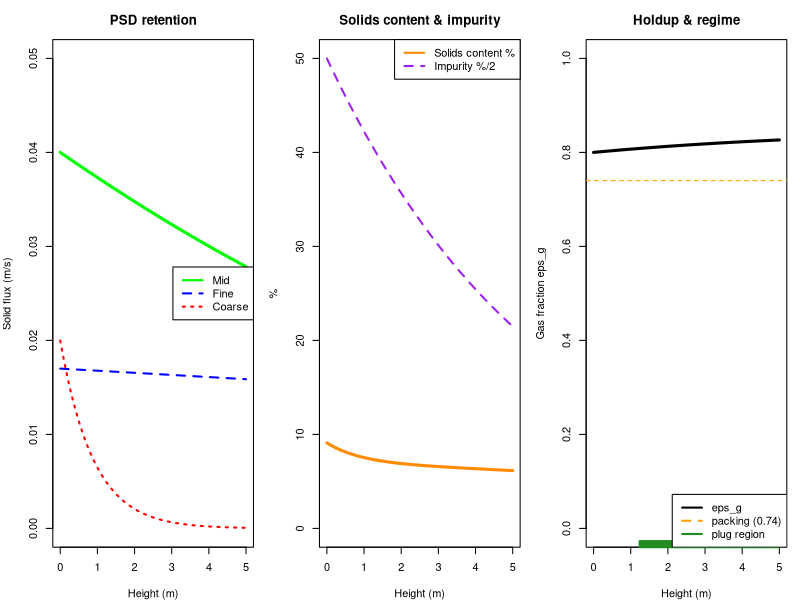

Source code (R):
library(deSolve)

# =====================================================================
# SCRIPT 1: PREFORMED-FOAM WASH COLUMN (PSD retention + impurity wash)
# =====================================================================
# The foam is PREFORMED and PARTICLE-LOADED upstream; this column has NO gas
# sparger. Loaded foam enters at the base, rises as a plug, drains (dries)
# slowly as it goes, and wash liquid added at the top sweeps entrained
# impurity out. The column RETAINS-vs-LOSES what arrives -- no in-column
# attachment, no foam-formation interface.
#
# Two effects added in this version (both observed in practice):
#  (A) DRAINAGE IS TIME-LIMITED. Films drain on a timescale tau_drain that is
#      long compared with the foam residence time, so drainage is INCOMPLETE:
#      the foam stays wet and top-of-column solids content is low (~3-7%),
#      even though the foam is a coherent plug over most of the height. This
#      is the key point: PLUG-FLOW ONSET (bubble jamming at eps_g ~ 0.74) is
#      NOT the same as DRYING (eps_g -> 0.95+). Preformed foam enters already
#      jammed (eps_g_in ~ 0.80), so it is a plug from the base; it just never
#      finishes draining within the column.
#  (B) SNOW-GLOBE vs PLUG is a MATERIAL property. Well-stabilized, lightly/
#      buoyantly-loaded foam jams into a continuous rising plug. Weak films or
#      heavy/dense particle loads thin and rupture films, so the foam cannot
#      hold a continuous network and stays as discrete particle-armored wet
#      flakes ("snow-globe"). Set by film_stability vs. solid loading.
#
# State marched up height z: Js_fine, Js_mid, Js_crs [m/s]; C_imp [%];
#                            eps_l (liquid holdup) [-].
# Solid holdup eps_s and solids content are derived diagnostics.
#
# PLACEHOLDER closures throughout -- tune against data.
# =====================================================================

params <- c(
  H_total = 5.0,

  # --- PREFORMED FOAM FEED (no sparger; foam made upstream) ---
  J_foam   = 0.06,       # superficial foam velocity entering the base [m/s]
  eps_l_in = 0.20,       # liquid holdup of the incoming foam [-] (eps_g = 0.80)
  eps_s_in = 0.020,      # solid volume fraction of incoming foam [-] (for solids%)
  Js_fine_in = 0.017, Js_mid_in = 0.040, Js_crs_in = 0.020,  # inlet loading [m/s]
  C_imp_in   = 100,      # inlet entrained impurity [%]

  # --- PREFORMING PRESSURE -> INLET BUBBLE SIZE ---
  P = 150000, P_ref = 150000, d_b_ref = 2.0e-3,

  # --- DRAINAGE (time-limited: foam does NOT fully drain in the column) ---
  eps_l_dry_ref = 0.15,  # fully-drained residual holdup at P_ref [-]
  tau_drain     = 90,    # film drainage time constant [s] (>> residence -> incomplete)
  eps_g_pack    = 0.74,  # packing / collapse threshold gas fraction

  # --- WASH LIQUID (added at top, correlated to the foam feed) ---
  wash_ratio = 0.5,      # wash-water : entrained-feed-liquid ratio

  # --- PSD LOSS: buoyancy-failure detachment + bubble-collapse ---
  k_det_fine = 0.01, k_det_mid = 0.05, k_det_crs = 1.0,
  k_col_fine = 0.05, k_col_mid = 0.30, k_col_crs = 2.0,

  # --- CHANNELING / WASH DISTRIBUTION ---
  k_drainage = 1.5,      # base impurity sweep rate [1/m]
  channel_cv = 0.35,     # CV of Plateau-border widths (0 = ideal plug wash)

  # --- REGIME (snow-globe vs plug) : material stability vs loading ---
  film_stability = 0.76, # foam/film stability (material; higher -> plug)
  load_sens      = 1.0,  # sensitivity of the plug criterion to solid loading
  plug_crit      = 1.0   # plug_index threshold above which foam is a plug
)

column_model_psd <- function(z, state, parameters) {
  with(as.list(c(state, parameters)), {

    d_b      <- d_b_ref * (P_ref / P)^(1 / 3)
    eps_l_eq <- eps_l_dry_ref * (d_b_ref / d_b)   # wetter drained foam at high P

    eps_g  <- 1 - eps_l
    U_int  <- J_foam / max(eps_g, 1e-3)           # interstitial foam velocity [m/s]

    # (A) time-limited drainage: dz = U_int*dt, so length scale = U_int*tau_drain
    deps_l <- -(eps_l - eps_l_eq) / (U_int * tau_drain)

    # bubble-collapse rate grows as the foam dries past packing
    coalescence <- max(0, eps_g - eps_g_pack)
    dJs_fine <- -Js_fine * (k_det_fine + k_col_fine * coalescence)
    dJs_mid  <- -Js_mid  * (k_det_mid  + k_col_mid  * coalescence)
    dJs_crs  <- -Js_crs  * (k_det_crs  + k_col_crs  * coalescence)

    # washing: swept by wash liquid, penalized by Plateau-border channeling
    flow_cv         <- 4 * channel_cv * (d_b / d_b_ref)
    Wash_Efficiency <- 1 / (1 + flow_cv^2)
    wash_strength   <- wash_ratio / (wash_ratio + 1)
    dCimp <- -k_drainage * Wash_Efficiency * wash_strength * C_imp

    list(c(dJs_fine, dJs_mid, dJs_crs, dCimp, deps_l))
  })
}

# --- helpers ---------------------------------------------------------------
d_b_of_P    <- function(p) p[["d_b_ref"]] * (p[["P_ref"]] / p[["P"]])^(1/3)
epsleq_of_P <- function(p) p[["eps_l_dry_ref"]] * (p[["d_b_ref"]] / d_b_of_P(p))

# (B) regime map. Jamming (eps_g >= packing) is the GATE for foam at all;
# above it, coherence is a competition between film stability and solid
# loading: plug_index = film_stability / (load_sens * relative loading).
# Stable, lightly-loaded films lock into a continuous PLUG; weak films or
# heavy loading stay as discrete wet SNOW-GLOBE flakes. Loading is highest at
# the base (before coarse sheds), so a marginal material is snow-globe low
# down and consolidates into a plug as it rises, drains and lightens.
regime_of <- function(eps_g, load_rel, p) {
  if (eps_g < p[["eps_g_pack"]]) return("dispersed")
  plug_index <- p[["film_stability"]] / (p[["load_sens"]] * load_rel)
  if (plug_index >= p[["plug_crit"]]) "plug" else "snowglobe"
}

solve_column <- function(p) {
  state_init <- c(Js_fine = p[["Js_fine_in"]], Js_mid = p[["Js_mid_in"]],
                  Js_crs = p[["Js_crs_in"]], C_imp = p[["C_imp_in"]],
                  eps_l = p[["eps_l_in"]])
  z_seq <- seq(0, p[["H_total"]], by = 0.02)
  out <- as.data.frame(ode(y = state_init, times = z_seq,
                           func = column_model_psd, parms = p))
  names(out)[1] <- "z"
  out$eps_g <- 1 - out$eps_l
  # derived: solid holdup scales with retained loading; solids content of the
  # condensed (liquid+solid) phase = what a collapsed sample would assay.
  Js_tot_in <- p[["Js_fine_in"]] + p[["Js_mid_in"]] + p[["Js_crs_in"]]
  load_rel  <- (out$Js_fine + out$Js_mid + out$Js_crs) / Js_tot_in
  out$eps_s <- p[["eps_s_in"]] * load_rel
  out$solids_pct <- 100 * out$eps_s / (out$eps_s + out$eps_l)
  out$regime <- vapply(seq_len(nrow(out)),
                       function(i) regime_of(out$eps_g[i], load_rel[i], p), character(1))
  out
}

# --- solve + report --------------------------------------------------------
out_psd <- solve_column(params)
U_int <- params[["J_foam"]] / (1 - params[["eps_l_in"]])
t_res <- params[["H_total"]] / U_int
drain_complete <- 1 - exp(-t_res / params[["tau_drain"]])
plug_frac <- mean(out_psd$regime == "plug")
top <- out_psd[nrow(out_psd), ]; ini <- out_psd[1, ]

cat(sprintf("Residence time         = %.0f s ; drainage time tau = %.0f s\n",
            t_res, params[["tau_drain"]]))
cat(sprintf("Drainage completeness  = %.0f%%  (1=fully drained)\n", 100*drain_complete))
cat(sprintf("Solids content: inlet %.1f%% -> top %.1f%%\n", ini$solids_pct, top$solids_pct))
cat(sprintf("Plug-flow height frac  = %.0f%%  (rest: %s)\n", 100*plug_frac,
            paste(unique(out_psd$regime[out_psd$regime != "plug"]), collapse=", ")))
cat(sprintf("Retention: fine=%.0f%% mid=%.0f%% coarse=%.0f%% | impurity %.0f->%.1f%%\n",
            100*top$Js_fine/ini$Js_fine, 100*top$Js_mid/ini$Js_mid,
            100*top$Js_crs/ini$Js_crs, ini$C_imp, top$C_imp))

# =====================================================================
# PLOTS
# =====================================================================
par(mfrow = c(1, 3), mar = c(4, 4, 3, 1))

# 1. PSD retention
plot(out_psd$z, out_psd$Js_mid, type = "l", col = "green", lwd = 3, ylim = c(0, 0.05),
     ylab = "Solid flux (m/s)", xlab = "Height (m)", main = "PSD retention")
lines(out_psd$z, out_psd$Js_fine, col = "blue", lwd = 2, lty = 2)
lines(out_psd$z, out_psd$Js_crs,  col = "red",  lwd = 2, lty = 3)
legend("right", legend = c("Mid", "Fine", "Coarse"),
       col = c("green", "blue", "red"), lty = c(1, 2, 3), lwd = 2)

# 2. Solids content (drainage) + impurity
plot(out_psd$z, out_psd$solids_pct, type = "l", col = "darkorange", lwd = 3,
     ylim = c(0, 50), ylab = "%", xlab = "Height (m)",
     main = "Solids content & impurity")
lines(out_psd$z, out_psd$C_imp / 2, col = "purple", lwd = 2, lty = 2)  # scaled /2
legend("topright", legend = c("Solids content %", "Impurity %/2"),
       col = c("darkorange", "purple"), lty = c(1, 2), lwd = 2)

# 3. Foam holdup + regime (plug where eps_g jammed & coherent)
plot(out_psd$z, out_psd$eps_g, type = "l", col = "black", lwd = 3, ylim = c(0, 1),
     ylab = "Gas fraction eps_g", xlab = "Height (m)", main = "Holdup & regime")
abline(h = params[["eps_g_pack"]], col = "orange", lty = 2)
plug_z <- out_psd$z[out_psd$regime == "plug"]
if (length(plug_z)) rug(plug_z, col = "forestgreen", lwd = 2)
legend("bottomright", legend = c("eps_g", "packing (0.74)", "plug region"),
       col = c("black", "orange", "forestgreen"), lty = c(1, 2, 1), lwd = 2)
